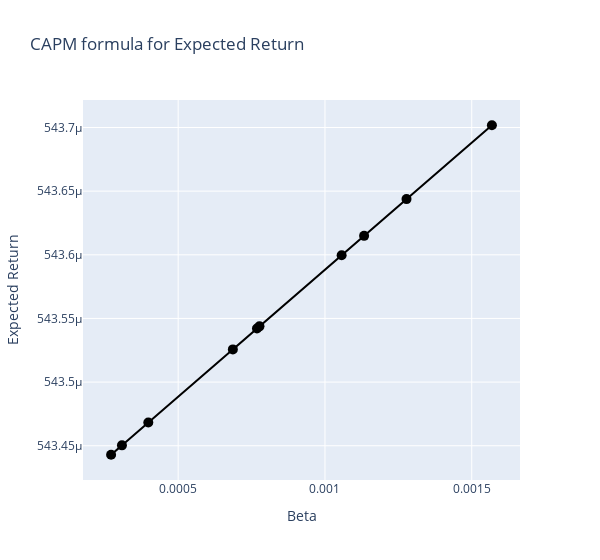

Notebook code cell kept with this figure:
### Markdown cell above
### <b>CAPM Expected Return</b>

### Code cell
trace1 = go.Scatter(x=covr_m, y=expected_return, mode='lines + markers' , name = "Efficient Frontier" ,text = assets,marker=dict(size = 10 , color = 'black'))

layout = go.Layout(
    title='CAPM formula for Expected Return',
    xaxis=dict(title='Beta'),
    yaxis=dict(title='Expected Return'),
    width=600  
)

fig = go.Figure(data=[trace1], layout=layout)
fig.show()

### Figure 1 — Plotly figure (JSON) as saved in the notebook; plotly's stock layout.template omitted (floating-point values rounded to 4 significant figures)
{"data": [{"marker": {"color": "black", "size": 10}, "mode": "lines+markers", "name": "Efficient Frontier", "text": ["AAPL", "MSFT", "GOOGL", "AMZN", "TSLA", "META", "NFLX", "V", "JPM", "WMT"], "type": "scatter", "x": [0.0006863, 0.0007684, 0.001057, 0.001278, 0.001569, 0.001133, 0.0007769, 0.0003983, 0.0002715, 0.0003084], "y": [0.0005435, 0.0005435, 0.0005436, 0.0005436, 0.0005437, 0.0005436, 0.0005435, 0.0005435, 0.0005434, 0.0005435]}], "layout": {"title": {"text": "CAPM formula for Expected Return"}, "width": 600, "xaxis": {"title": {"text": "Beta"}}, "yaxis": {"title": {"text": "Expected Return"}}}}
